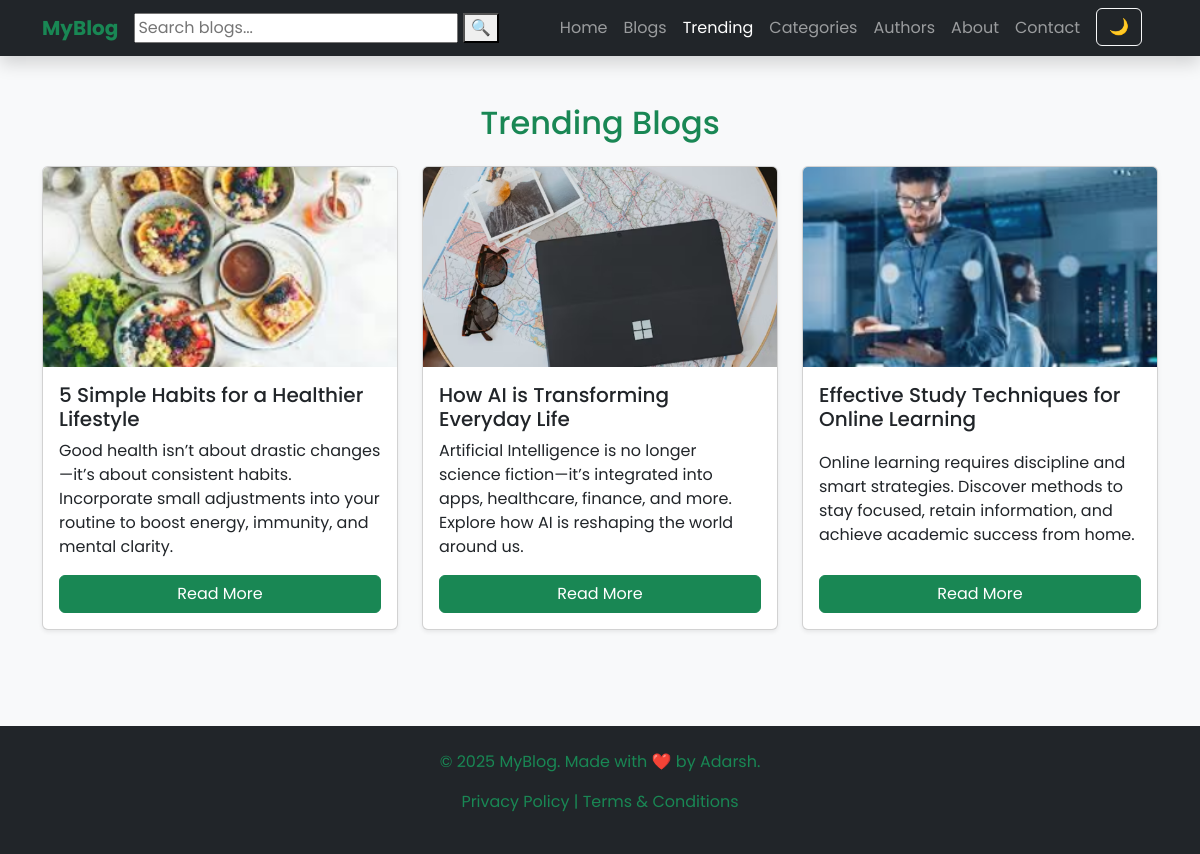
/trending, run on an earlier commit of the app's database.
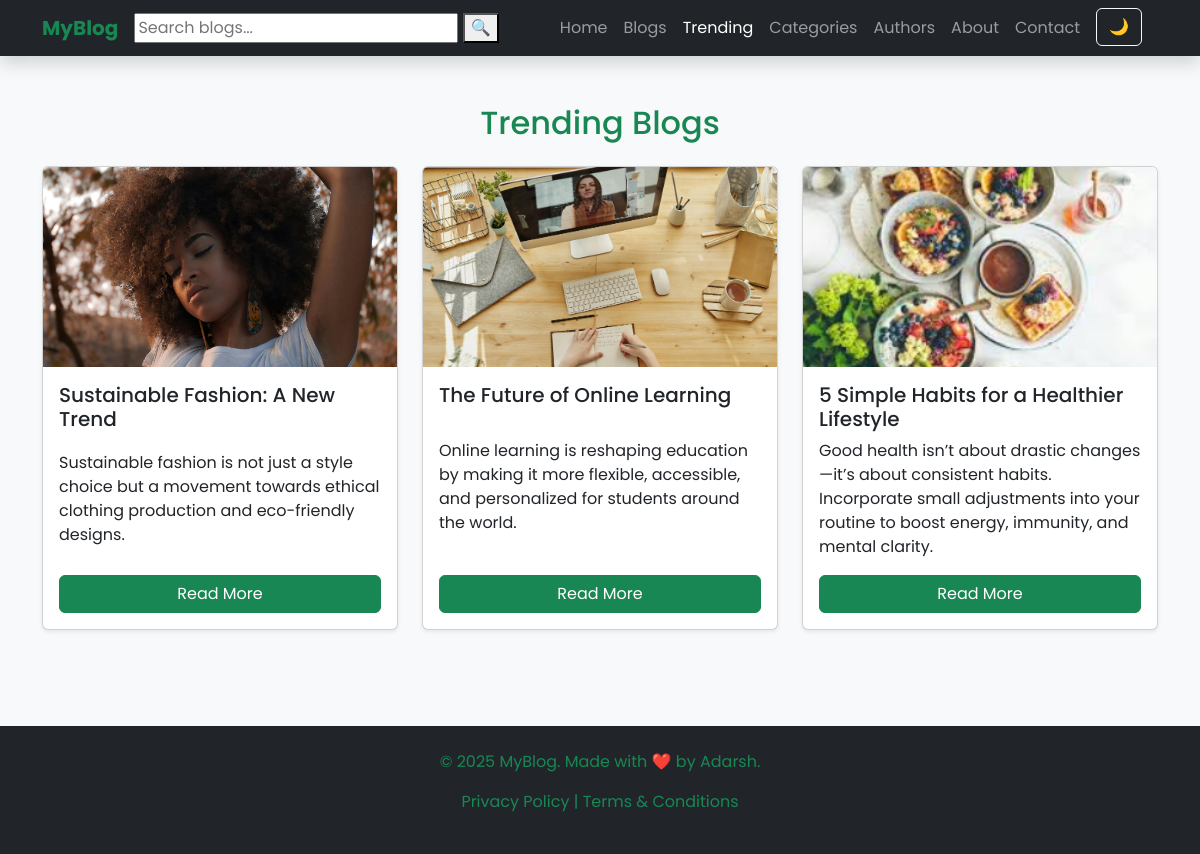
And on a later commit of the database.
### webapp/models.py (models this page shows)
class Blog(models.Model):
    STATUS_CHOICE = (
        ('draft','Draft'),
        ('published','Published')
    )
    title = models.CharField(max_length=100,unique=True)
    slug = models.SlugField(unique=TRUE,blank=True)
    category = models.ForeignKey(Category,on_delete=models.CASCADE)
    author = models.ForeignKey(User,on_delete=models.CASCADE)
    blog_image = models.ImageField(upload_to='uploads/%y/%m/%d')
    short_description = models.TextField(max_length=1000)
    blog_body = models.TextField(max_length=3000)
    views = models.IntegerField(null=True)
    comment = models.IntegerField(null=True)
    status = models.CharField(max_length=100,choices= STATUS_CHOICE, default='draft')
    is_feacherd = models.BooleanField(default=False)
    created_at = models.DateTimeField(auto_now_add=True)
    updated_at = models.DateTimeField(auto_now=True)

### webapp/views.py (the view)
# urls.py: path('trending',trending,name='trending'),
def trending(request):
    trending_blogs = Blog.objects.all().order_by('-id')[:3]
    context = {
        'trending_blogs': trending_blogs,
    }
    return render(request,'trending.html',context)

### templates/trending.html (shortened to what this page needs)
{% extends 'base.html' %}
{% block content %}
  <section class="container py-5">
  <h2 class="text-success text-center mb-4">Trending Blogs</h2>
  <div class="row g-4">
    {% for blog in trending_blogs %}
    <div class="col-md-4 col-sm-6">
      <div class="card h-100 shadow-sm">
        <img src="{{ blog.blog_image.url }}" class="card-img-top" alt="{{ blog.title }}">
        <div class="card-body">
          <h5 class="card-title">{{ blog.title }}</h5>
          <p class="card-text">{{ blog.short_description }}</p>
          <a href="{% url 'blog-detail' blog.id %}" class="btn btn-success">Read More</a>
        </div>
      </div>
    </div>
    {% endfor %}
  </div>
</section>
{% endblock %}

What changed in the data, as far as the page shows it:
no longer on this page (row unchanged): Blog: blog_image (picture), title "How AI is Transforming Everyday Life", short_description "Artificial Intelligence is no longer science fiction—it’s integrated into apps, healthcare, finance, and more. Explore how AI is reshaping the world around us."
no longer on this page (row unchanged): Blog: blog_image (picture), title "Effective Study Techniques for Online Learning", short_description "Online learning requires discipline and smart strategies. Discover methods to stay focused, retain information, and achieve academic success from home."
added Blog: blog_image (picture), title "Sustainable Fashion: A New Trend", short_description "Sustainable fashion is not just a style choice but a movement towards ethical clothing production and eco-friendly designs."
added Blog: blog_image (picture), title "The Future of Online Learning", short_description "Online learning is reshaping education by making it more flexible, accessible, and personalized for students around the world."
